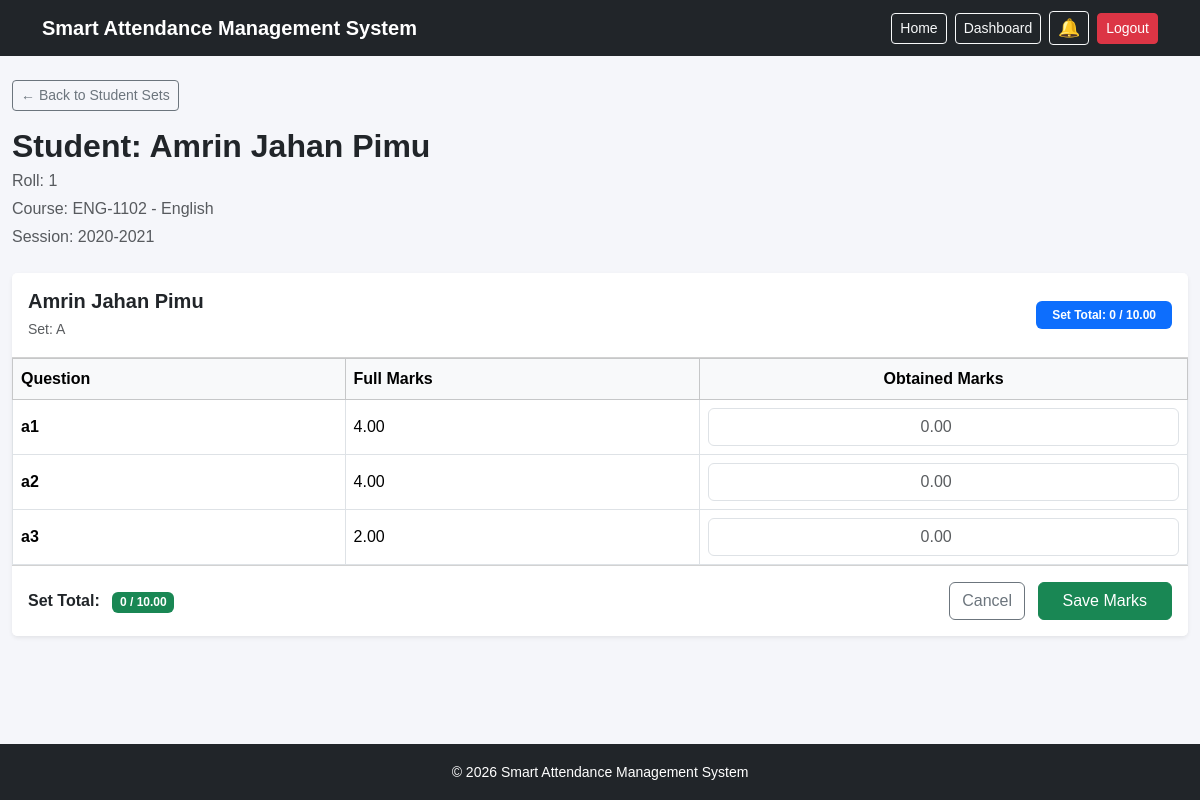
Page /teacher/course/4/semester-set/1/student/10/marks/ (signed in) on the committed database.
### core/models.py (models this page shows, shortened)
class User(AbstractUser):
    GENDER_CHOICES =(
        ("male",'Male'),
        ('female','Female'),
        ('other','Other'),
    )
    ROLE_CHOICES =(
        ('admin','Admin'),
        ('teacher','Teacher'),
        ('student','Student'),
    )
    session = models.ForeignKey(
    "Session",
    on_delete=models.SET_NULL,
    null=True,
    blank=True,
    related_name="students"
)
    roll = models.PositiveIntegerField(
        null=True,
        blank=True
    )
    face_image = models.ImageField(
    upload_to="student_faces/",
    blank=True,
    null=True
)
    position = models.ForeignKey(
        "Position",
        on_delete=models.SET_NULL,
        null = True,
        blank=True,
        related_name="teachers"
    )
    email = models.EmailField(
        unique=True
    )
    gender = models.CharField(
        max_length=10,
        choices=GENDER_CHOICES,
        blank=True,
        null=True
    )
    date_of_birth = models.DateField(
        blank=True,
        null = True
    )
    address = models.TextField(
        blank=True,
        null = True
    )
    role = models.CharField(
        max_length=20,
        choices=ROLE_CHOICES,
        default='student'
    )
    profile_image = models.ImageField(
        upload_to="student_profiles/",
        blank=True,
        null=True
    )
    USERNAME_FIELD = 'email'
    REQUIRED_FIELDS=["username"]

class Course(models.Model):
    YEAR_CHOICES = (
        ("1st", "1st Year"),
        ("2nd", "2nd Year"),
        ("3rd", "3rd Year"),
        ("4th", "4th Year"),
    )
    SEMESTER_CHOICES = (
        ("1st", "1st Semester"),
        ("2nd", "2nd Semester"),
    )
    course_code = models.CharField(
        max_length=20
    )
    course_name = models.CharField(
        max_length=200
    )
    year = models.CharField(
        max_length=10,
        choices=YEAR_CHOICES,
        null=True,
        blank=True,
    )
    semester = models.CharField(
        max_length=10,
        choices=SEMESTER_CHOICES,
        null=True,
        blank=True,
    )
    credit = models.DecimalField(
        max_digits=3,
        decimal_places=1
    )
    session = models.ForeignKey(
        "Session",
        on_delete=models.CASCADE,
        related_name="courses"
    )
    teacher = models.ForeignKey(
        User,
        on_delete=models.SET_NULL,
        null=True,
        blank=True,
        related_name="teaching_courses"
    )
    created_at = models.DateTimeField(
        auto_now_add=True
    )
    class Meta:
        constraints = [
            models.UniqueConstraint(
                fields=["session", "course_code"],
                name="unique_course_code_per_session"
            )
        ]

class Session(models.Model):
    year = models.CharField(
        max_length=20
    )
    is_graduated= models.BooleanField(
        default = False
    )
    created_at = models.DateTimeField(
        auto_now_add=True
    )

class SemesterQuestionSet(models.Model):
    pattern = models.ForeignKey(
        SemesterQuestionPattern,
        on_delete=models.CASCADE,
        related_name="question_sets"
    )
    set_name = models.CharField(
        max_length=20
    )
    total_marks = models.DecimalField(
        max_digits=6,
        decimal_places=2
    )
    order = models.PositiveIntegerField(
        default=1
    )
    class Meta:
        ordering = ["order"]
        constraints = [
            models.UniqueConstraint(
                fields=["pattern", "set_name"],
                name="unique_set_name_per_pattern"
            )
        ]

class SemesterSubQuestion(models.Model):
    question_set = models.ForeignKey(
    SemesterQuestionSet,
    on_delete=models.CASCADE,
    related_name="subquestions"
)
    question_label = models.CharField(
        max_length=20
    )
    marks = models.DecimalField(
        max_digits=6,
        decimal_places=2
    )
    order = models.PositiveIntegerField(
        default=1
    )
    class Meta:
        ordering = ["order"]
        constraints = [
            models.UniqueConstraint(
                fields=["question_set", "question_label"],
                name="unique_subquestion_per_set"
            )
        ]

### core/views.py (the view, shortened to what this page needs)
@login_required
def teacher_semester_student_set_marks(
    request,
    course_id,
    set_id,
    student_id
):
    course = get_object_or_404(
        Course,
        id=course_id
    )
    question_set = get_object_or_404(
        SemesterQuestionSet,
        id=set_id,
        pattern__course=course
    )
    student = get_object_or_404(
        User,
        id=student_id,
        role="student",
        session=course.session
    )
    sub_questions = question_set.subquestions.all().order_by("order")
    existing_marks = {}
    marks = SemesterSubQuestionMark.objects.filter(
        student=student,
        sub_question__question_set=question_set
    )
    for mark in marks:
        existing_marks[mark.sub_question_id] = mark.obtained_marks
    sub_question_rows = []
    total_obtained = Decimal("0")
    for sub_question in sub_questions:
        obtained = existing_marks.get(sub_question.id, "")
        if obtained != "":
            total_obtained += obtained
        sub_question_rows.append({
            "sub_question": sub_question,
            "obtained": obtained,
        })
    return render(
        request,
        "core/teacher_semester_student_set_marks.html",
        {
            "course": course,
            "question_set": question_set,
            "student": student,
            "sub_question_rows": sub_question_rows,
            "total_obtained": total_obtained,
        }
    )

### core/context_processors.py (called while the page is built)
def notifications(request):
    unread_notifications_count = 0
    if request.user.is_authenticated and request.user.role in ["teacher", "student"]:
        unread_notifications_count = Notification.objects.filter(
            recipient=request.user,
            is_read=False
        ).count()
    return {
        "unread_notifications_count": unread_notifications_count
    }

### core/templates/core/teacher_semester_student_set_marks.html (shortened to what this page needs)
{% extends "index.html" %}
{% block content %}
<div class="container-fluid py-4">
    <div class="mb-4">
        <a href="{% url 'teacher_semester_student_sets' course.id student.id %}" class="btn btn-sm btn-outline-secondary mb-3">
            ← Back to Student Sets
        </a>
        <h2 class="fw-bold mb-1">Student: {{ student.get_full_name|default:student.username }}</h2>
        <p class="text-muted mb-1">Roll: {{ student.roll|default:"-" }}</p>
        <p class="text-muted mb-1">Course: {{ course.course_code }} - {{ course.course_name }}</p>
        <p class="text-muted mb-0">Session: {{ course.session.year }}</p>
    </div>
    <form method="post">
        <div class="card border-0 shadow-sm">
            <div class="card-header bg-white py-3">
                <div class="d-flex justify-content-between align-items-center">
                    <div>
                        <h5 class="fw-bold mb-1">{{ student.get_full_name|default:student.username }}</h5>
                        <small class="text-muted">Set: {{ question_set.set_name }}</small>
                    </div>
                    <span class="badge bg-primary px-3 py-2">Set Total: {{ total_obtained }} / {{ question_set.total_marks }}</span>
                </div>
            </div>
            <div class="card-body p-0">
                <div class="table-responsive">
                    <table class="table table-bordered table-hover align-middle mb-0">
                        <thead class="table-light">
                            <tr>
                                <th style="width: 150px;">Question</th>
                                <th style="width: 160px;">Full Marks</th>
                                <th style="width: 220px;" class="text-center">Obtained Marks</th>
                            </tr>
                        </thead>
                        <tbody>
                            {% for row in sub_question_rows %}
                                <tr>
                                    <td><strong>{{ row.sub_question.question_label }}</strong></td>
                                    <td>{{ row.sub_question.marks }}</td>
                                    <td class="text-center">
                                        <input
                                            type="number"
                                            name="marks_{{ row.sub_question.id }}"
                                            class="form-control text-center"
                                            min="0"
                                            max="{{ row.sub_question.marks }}"
                                            step="0.01"
                                            value="{{ row.obtained }}"
                                            placeholder="0.00"
                                        >
                                    </td>
                                </tr>
                            {% empty %}
                                <tr>
                                    <td colspan="3" class="text-center text-muted py-5">No sub-questions found for this set.</td>
                                </tr>
                            {% endfor %}
                        </tbody>
                    </table>
                </div>
            </div>
            <div class="card-footer bg-white py-3">
                <div class="d-flex justify-content-between align-items-center">
                    <div>
                        <strong>Set Total:</strong>
                        <span class="badge bg-success ms-2">{{ total_obtained }} / {{ question_set.total_marks }}</span>
                    </div>
                    <div>
                        <a href="{% url 'teacher_semester_student_sets' course.id student.id %}" class="btn btn-outline-secondary me-2">Cancel</a>
                        <button type="submit" class="btn btn-success px-4">Save Marks</button>
                    </div>
                </div>
            </div>
        </div>
    </form>
</div>
{% endblock %}

### core/templates/index.html (style rules this page uses)
html, body { height: 100%; }
body { margin: 0; background-color: #f5f6fa; font-family: Arial, sans-serif; }

### rows in the picture
User: get_full_name "Amrin Jahan Pimu", roll "1"
Course: course_code "ENG-1102", course_name "English", session.year "2020-2021"
SemesterQuestionSet: set_name "A", total_marks "10.00"
SemesterSubQuestion: sub_question.question_label "a1", sub_question.marks "4.00"
SemesterSubQuestion: sub_question.question_label "a2", sub_question.marks "4.00"
SemesterSubQuestion: sub_question.question_label "a3", sub_question.marks "2.00"

### other values in the picture
{{ total_obtained }} "0"
